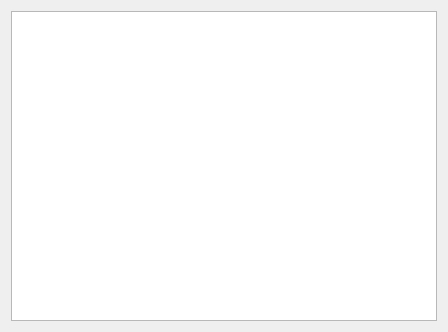
<?xml version="1.0" encoding="UTF-8"?>
<ui version="4.0">
 <class>Dialog</class>
 <widget class="QDialog" name="Dialog">
  <property name="geometry">
   <rect>
    <x>0</x>
    <y>0</y>
    <width>448</width>
    <height>332</height>
   </rect>
  </property>
  <property name="windowTitle">
   <string>Dialog</string>
  </property>
  <layout class="QVBoxLayout" name="verticalLayout">
   <item>
    <widget class="QTableView" name="tableView"/>
   </item>
  </layout>
 </widget>
 <layoutdefault spacing="6" margin="11"/>
 <resources/>
 <connections/>
</ui>
